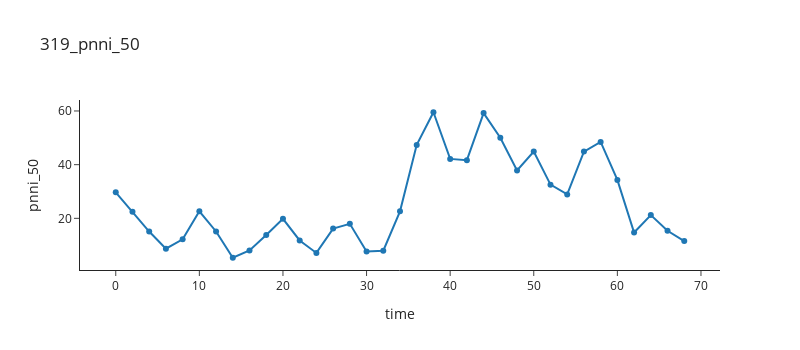

Notebook source saved alongside this figure:
### Code cell
plot_hrv_feature('319',timedomain_features,'pnni_50')
# change [ subject_number, hrv_domain_type ('timedomain_features'/'frequencydomain_features', feature name ]to plot

### Figure 1 — Plotly figure (JSON) as saved in the notebook; plotly's stock layout.template omitted (floating-point values rounded to 4 significant figures)
{"data": [{"hovertemplate": "time=%{x}<br>pnni_50=%{y}<extra></extra>", "legendgroup": "", "line": {"color": "#1F77B4", "dash": "solid"}, "mode": "markers+lines", "name": "", "orientation": "v", "showlegend": false, "type": "scatter", "x": [0, 2, 4, 6, 8, 10, 12, 14, 16, 18, 20, 22, 24, 26, 28, 30, 32, 34, 36, 38, 40, 42, 44, 46, 48, 50, 52, 54, 56, 58, 60, 62, 64, 66, 68], "xaxis": "x", "y": [29.71, 22.45, 15.09, 8.679, 12.17, 22.63, 15.11, 5.319, 8.029, 13.78, 19.81, 11.76, 7.116, 16.18, 17.95, 7.663, 7.937, 22.62, 47.37, 59.52, 42.15, 41.67, 59.21, 50, 37.82, 44.9, 32.56, 28.93, 44.87, 48.48, 34.31, 14.71, 21.23, 15.38, 11.54], "yaxis": "y"}], "layout": {"height": 350, "legend": {"tracegroupgap": 0}, "title": {"text": "319_pnni_50"}, "width": 800, "xaxis": {"anchor": "y", "domain": [0, 1], "title": {"text": "time"}}, "yaxis": {"anchor": "x", "domain": [0, 1], "title": {"text": "pnni_50"}}}}
